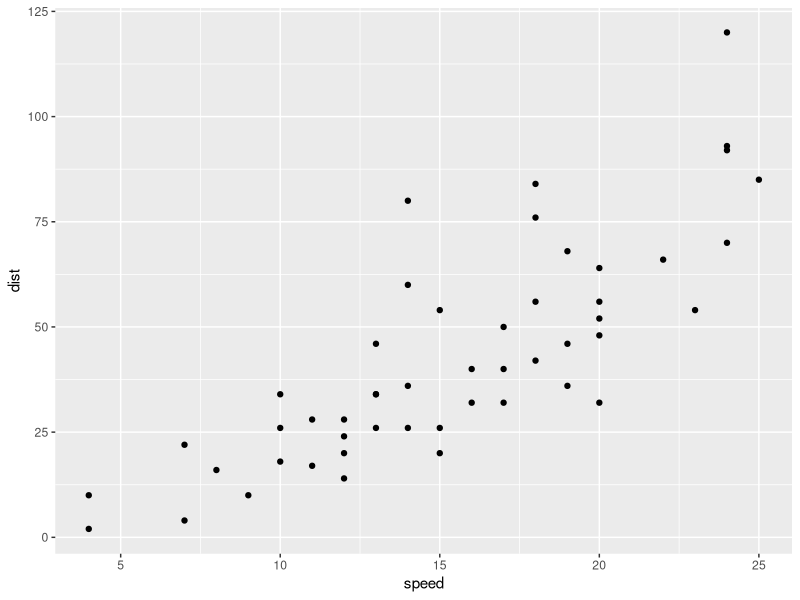
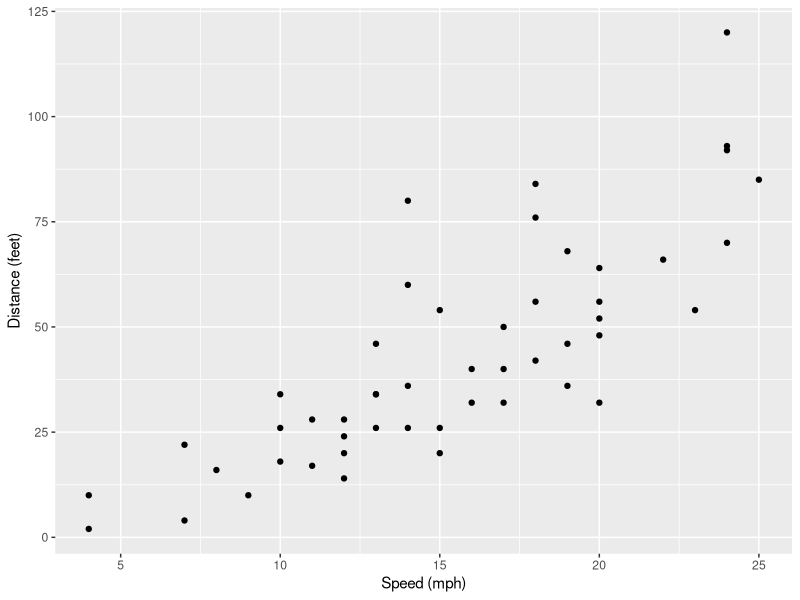
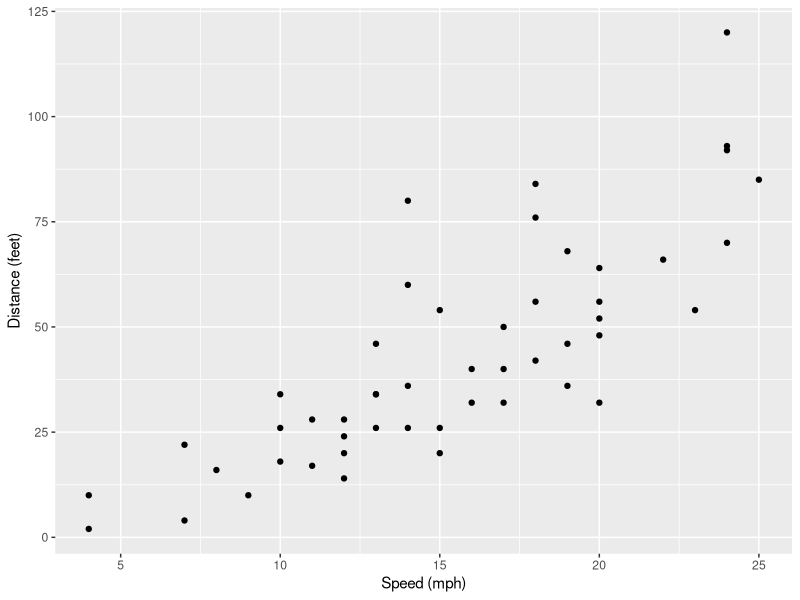
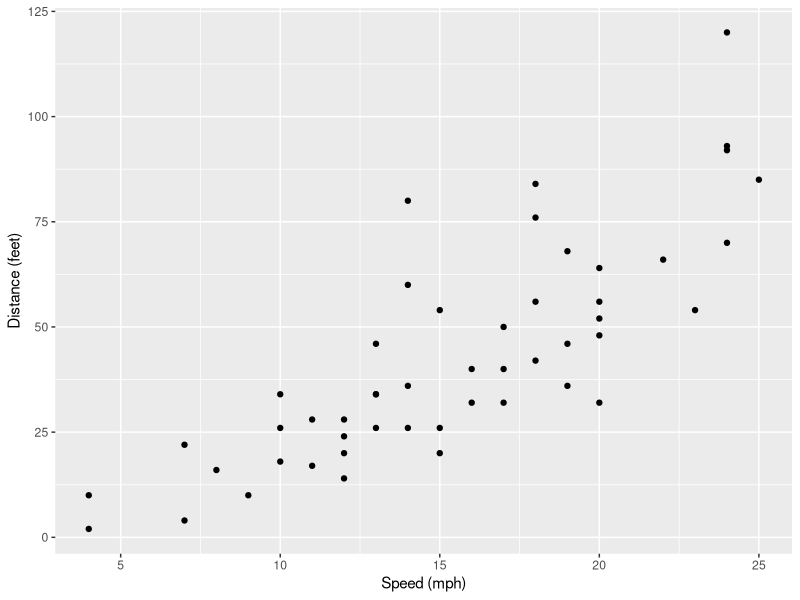
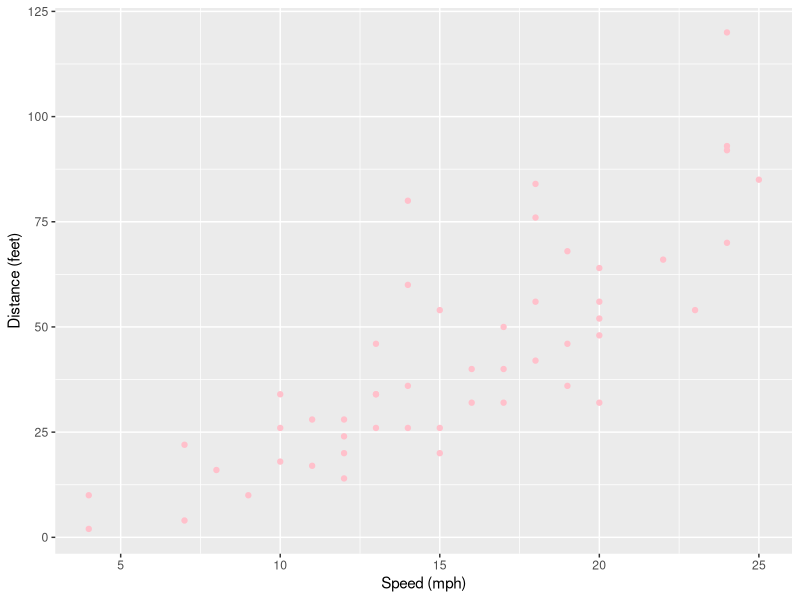
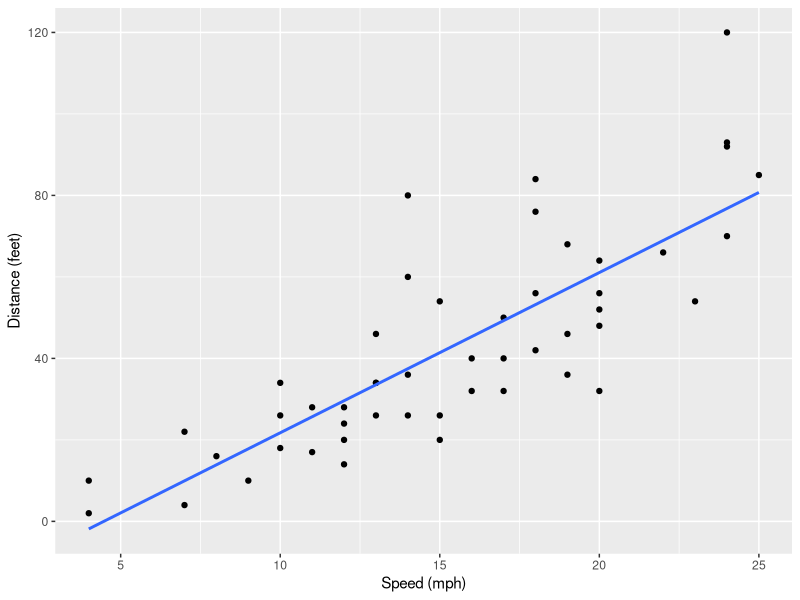
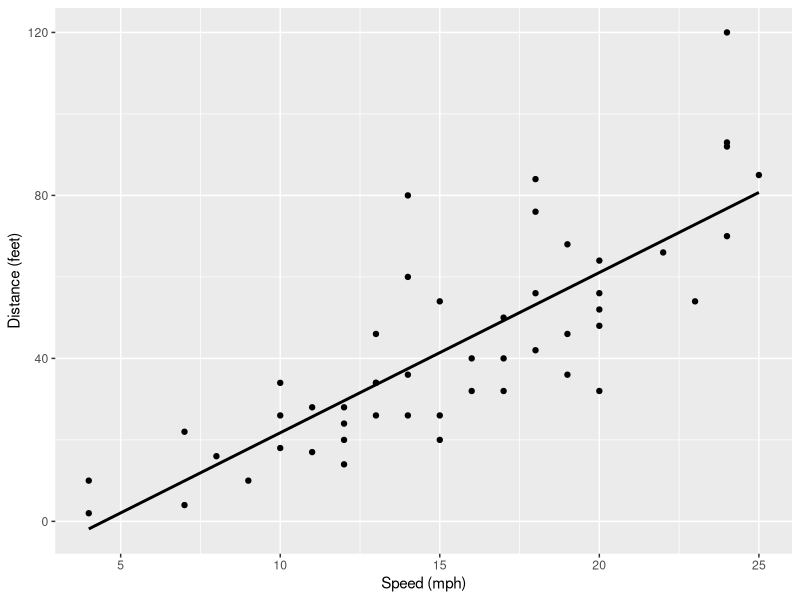
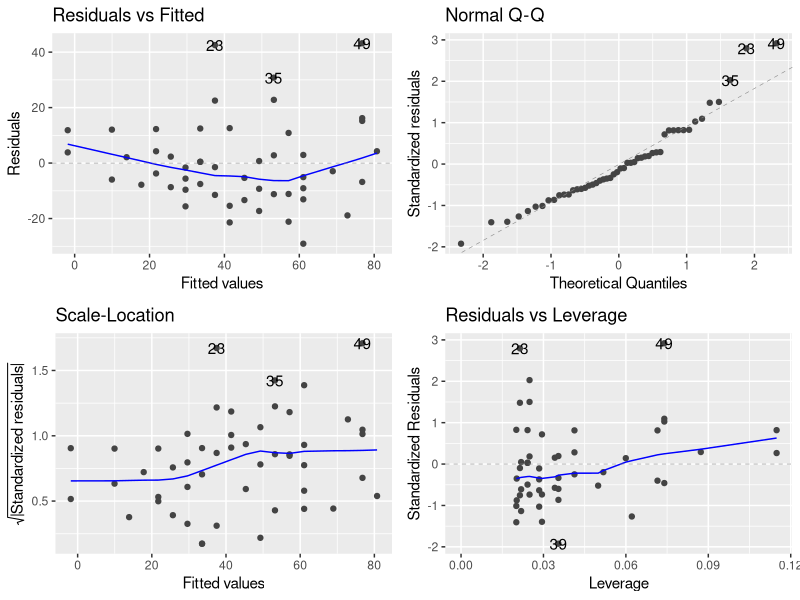

Write the R code that produced these figures, in order.
## ---- chunk 1
library(tidyverse)
## ---- chunk 2
cars
## ---- chunk 3
summary(cars)
## ---- chunk 4
ggplot(cars, aes(x = speed, y = dist)) +
  geom_point()
## ---- chunk 5
ggplot(cars, aes(x = speed, y = dist)) +
  geom_point() +
  labs(x = "Speed (mph)", y = "Distance (feet)")
## ---- chunk 6
ggplot(cars, aes(x = speed, y = dist)) +
  geom_point() +
  labs(x = "Speed (mph)", y = "Distance (feet)")
## ---- chunk 7
ggplot(cars, aes(x = speed, y = dist)) +
  geom_point() +
  labs(x = "Speed (mph)", y = "Distance (feet)")
## ---- chunk 8
ggplot(cars, aes(x = speed, y = dist)) +
  geom_point(colour = "pink") +
  labs(x = "Speed (mph)", y = "Distance (feet)")
## ---- chunk 9
fit <- lm(dist ~ speed, data = cars)
summary(fit)
## ---- chunk 10
summary(fit)$coefficients
## ---- chunk 11
library(knitr)
kable(summary(fit)$coefficients, 
      format = "latex")
## ---- chunk 12
library(kableExtra)
kable(summary(fit)$coefficients, 
      format = "latex", 
      booktabs = TRUE,
      caption = "Regression model result when applied to data `cars`.", 
      digits = 4) %>%
  kable_styling(position = "center")
## ---- chunk 13
fit.results <- as.data.frame(summary(fit)$coefficients)
row.names(fit.results) <- c("Intercept", "Speed")
kable(fit.results, 
      format = "latex", 
      booktabs = TRUE,
      caption = "Regression model result when applied to data `cars`.", 
      digits = 4) %>%
  kable_styling(position = "center")
## ---- chunk 14
names(fit.results) <- c("Estimated Value", "Standard Error", "Statistic", "p-value")
kable(fit.results, 
      format = "latex", 
      booktabs = TRUE,
      caption = "Regression model result when applied to data `cars`.", 
      digits = 4) %>%
  kable_styling(position = "center")
## ---- chunk 15
ggplot(cars, aes(x = speed, y = dist)) +
  geom_point() +
  labs(x = "Speed (mph)", y = "Distance (feet)") +
  geom_smooth(method = "lm", se = FALSE)
## ---- chunk 16
ggplot(cars, aes(x = speed, y = dist)) +
  geom_point() +
  labs(x = "Speed (mph)", y = "Distance (feet)") +
  geom_smooth(method = "lm", se = FALSE, colour = "black")
## ---- chunk 17
library(ggfortify)
autoplot(fit)
